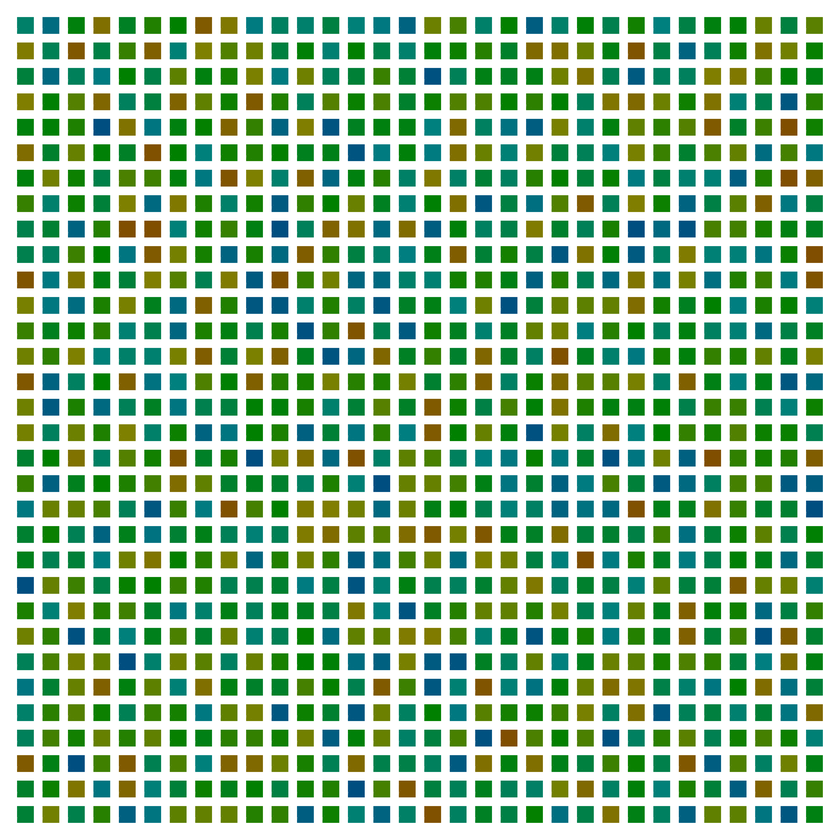
#> input picture state/gen12_03_2020_115052/source/source_1345241903984.png, 840 x 840 px, shrunk from 10000 x 10000 before the run; its folder holds only this picture in this run
$ python -i main.py   (imports and definitions only)
#> lines starting #> are read from the running program, lines starting #| are printed output that depends on the picture
import tkinter, Observer
from PIL import Image, ImageTk, ImageOps

# resize and mosaic
# [11 lines left out: function mosaic, not called in this run]


def resize_rotate_invert(im):
    global TKImg,TKImg2, size, angle
    ima = im.rotate(angle)
    ima = ima.resize((size,size))
    if invert:
        ima=ima.convert('RGB')
        ima=ImageOps.invert(ima)
    TKImg2 = ImageTk.PhotoImage(ima)
    items = myCanvas.find_withtag('current')
    for item in items:
        myCanvas.itemconfig(item,image=TKImg2)

# [11 lines left out: functions rotate, select_item, not called in this run]

#def rotate_item(event):


def print_circle(x,y,r):
    myCanvas.create_oval(x-r,y-r,x+r,y+r)

def print_text():
    textcontent="hello my dear"
    myCanvas.create_text(100,100,font=("Arial",15),text = textcontent,activefill='red',width=40)

def highlight_current_event(event):
    boundingbox = myCanvas.bbox("current")
    highlight_rect=myCanvas.create_rectangle(boundingbox,outline='blue')

# [6 lines left out: function move_item, not called in this run]

def remove_item(event):
    myCanvas.delete("current")

# [31 lines left out: functions draw, select_mode, click_action, not called in this run]

def motion_action(event):
    print(current_item,event.x,event.y)
    move_item(event, selected_item)

def mouse_release_action(event):
    myCanvas.old_coords=None

# [22 lines left out: functions increase, decrease, right, left, not called in this run]
# init tk
# [1 line not run here, left out]

# create canvas
# [1 line that did not run here, left out]

# load image
path = r"C:\Users\100004614\python\project1\cross trsp bck.png"
# [1 line not run here, left out]
mode=None
size=30
angle=0
invert=False

# add to window and show
# [10 lines not run here, left out]
# [1 line that did not run here, left out]
# [2 lines not run here, left out]

>>> from PIL import Image
>>> picture = Image.open('state/gen12_03_2020_115052/source/source_1345241903984.png')
#> picture is the input picture: PIL image 840x840 RGBA; mean R, G, B, A 165.4, 199.4, 168.5, 255
>>> result = resize_rotate_invert(picture)
#> in resize_rotate_invert, `ima = ima.resize((size,size))`:
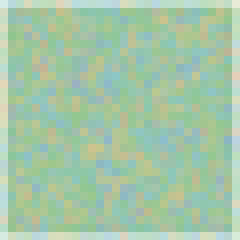
#> ima: PIL image 30x30 RGBA (shown 8 times larger); mean R, G, B, A 164.3, 198.7, 167.5, 255
#> (the run stopped early here; a loop or call above may not have finished)
